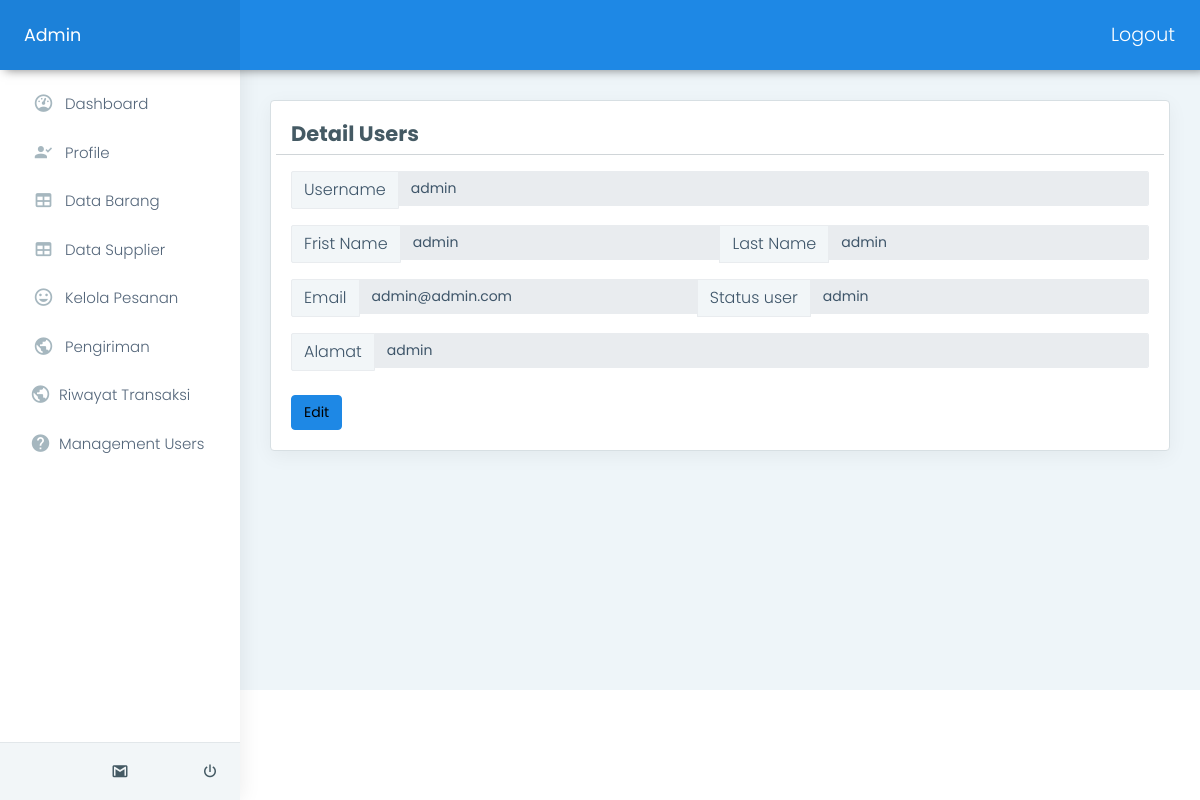
Screenshot of /admin/index.php?page=profile (signed in) with the database file from the repository.
### tables this page shows
CREATE TABLE `users` (
  `user_id` int(11) NOT NULL,
  `unique_id` int(255) NOT NULL,
  `username` varchar(255) NOT NULL,
  `fname` varchar(255) NOT NULL,
  `lname` varchar(255) NOT NULL,
  `email` varchar(255) NOT NULL,
  `phone` varchar(20) DEFAULT NULL,
  `password` varchar(255) NOT NULL,
  `alamat` varchar(255) NOT NULL,
  `level` varchar(20) NOT NULL
);

### admin/profile/index.php (the view)
<?php
$sql = mysqli_query($conn, "SELECT * FROM users WHERE unique_id = {$_SESSION['unique_id']}");
if (mysqli_num_rows($sql) > 0) {
  $row = mysqli_fetch_assoc($sql);
}
?>
<div class="card">
  <div class="card-body">
    <div class="row">
      <h3>Detail Users</h3>
      <hr>
      <div class="input-group mb-3">
        <span class="input-group-text" id="basic-addon1">Username</span>
        <input type="text" name="username" id="username" class="form-control" placeholder="Username" aria-label="Username" value="<?php echo $row['username'] ?>" aria-describedby="basic-addon1" readonly>
      </div>
      <div class="input-group mb-3">
        <span class="input-group-text" id="basic-addon3">Frist Name</span>
        <input type="text" name="fname" id="fname" class="form-control" placeholder="Enter frist name" aria-label="Username" value="<?php echo $row['fname']  ?>" readonly>
        <span class="input-group-text" id="basic-addon3">Last Name</span>
        <input type="text" name="lname" id="lname" class="form-control" placeholder="Enter last name" aria-label="Server" value="<?php echo $row['lname']; ?>" ? readonly>
      </div>
      <div class="input-group mb-3">
        <span class="input-group-text" id="basic-addon3">Email</span>
        <input type="email" name="email" class="form-control" readonly placeholder="Recipient's username" aria-label="Recipient's username" aria-describedby="basic-addon2" value="<?= $row['email']  ?>">
        <span class="input-group-text" id="basic-addon2">Status user</span>
        <input type="email" name="level" class="form-control" readonly placeholder="" aria-label="Recipient's username" aria-describedby="basic-addon2" value="<?= $row['level'] ?>">
      </div>
      <div class="input-group">
        <span class="input-group-text">Alamat</span>
        <input name="alamat" class="form-control" aria-label="With textarea" value="<?php echo $row['alamat']  ?>" readonly></input>
      </div>
      <div class="col-12 pt-4">
        <div class="col-6">
          <a class='btn btn-info' href="/ricemil/admin/index.php?page=profile&modul=edit&user_id=<?php echo $row['user_id']; ?>">Edit</a>
        </div>
      </div>
    </div>
  </div>
</div>

### rows the page displays
users: username "admin", fname "admin", lname "admin", email "admin@admin.com", level "admin", alamat "admin"
